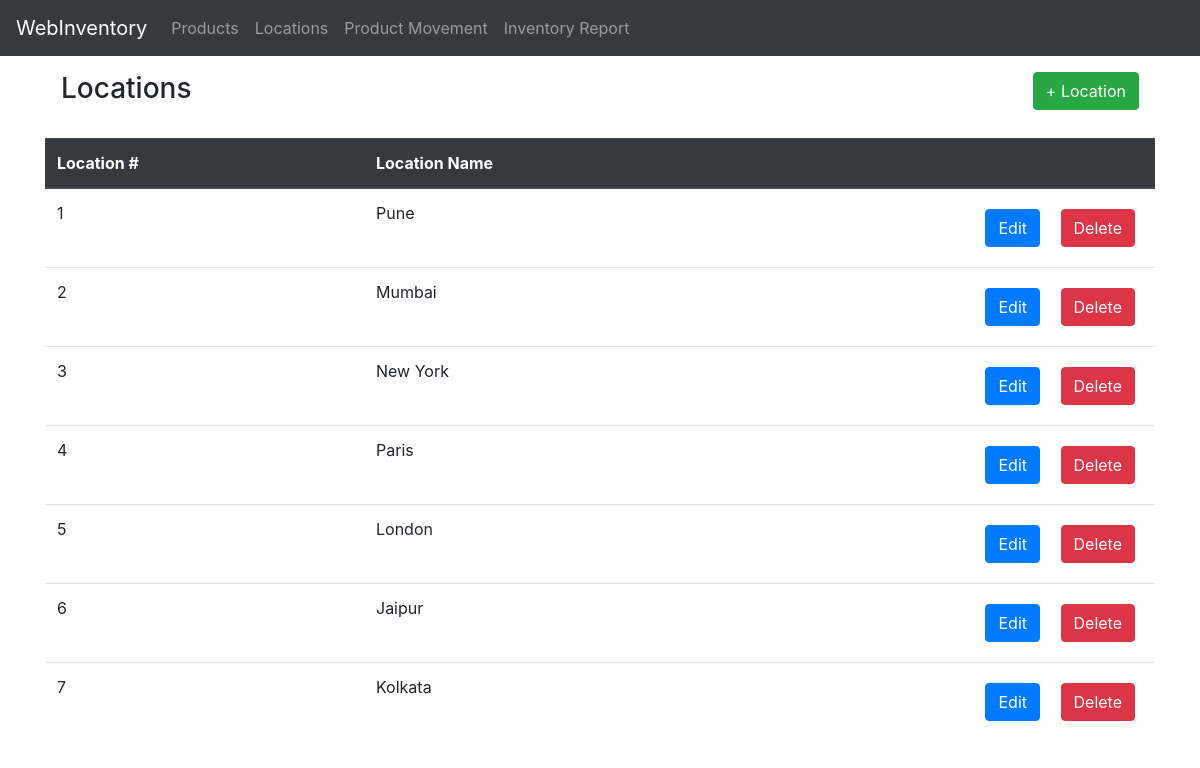
The app's page /location with its own data.
### app.py (models this page shows, shortened)
class Location(db.Model):
    __tablename__ = "Location"
    location_id = db.Column(db.Integer, primary_key=True)
    location_name = db.Column(db.String(100), nullable=False)

### app.py (the view)
@app.route('/location')
def location():
    return render_template('location.html',locations=Location.query.all())

### templates/location.html (shortened to what this page needs)
{% extends 'base.html' %} {% block head %} {% endblock %} {% block body %} {% if locations %}
<div class="m-3">
	<h3 class="d-inline-block">
		Locations
	</h3>
	<a href="/location/add" class="btn btn-success float-right d-inline-block">+ Location</a>
</div>
<table class="table mt-4">
	<thead class="thead-dark">
		<tr>
			<th scope="col">Location #</th>
			<th scope="col">Location Name</th>
		</tr>
	</thead>
	<tbody>
		{% for location in locations %}
		<tr>
			<td scope="row">
				{{location.location_id}}
			</td>
			<td scope="row">
				{{location.location_name}}
				<div class="float-right">
					<a href="/location/edit/{{location.location_id}}" class="btn btn-primary m-2">Edit</a>
					<a href="/location/delete/{{location.location_id}}" class="btn btn-danger m-2">Delete</a>
				</div>
			</td>
		</tr>
		{% endfor%}
	</tbody>
</table>
{% endif %} {% endblock %}

### records on screen
Location: location_id "1", location_name "Pune"
Location: location_id "2", location_name "Mumbai"
Location: location_id "3", location_name "New York"
Location: location_id "4", location_name "Paris"
Location: location_id "5", location_name "London"
Location: location_id "6", location_name "Jaipur"
Location: location_id "7", location_name "Kolkata"
